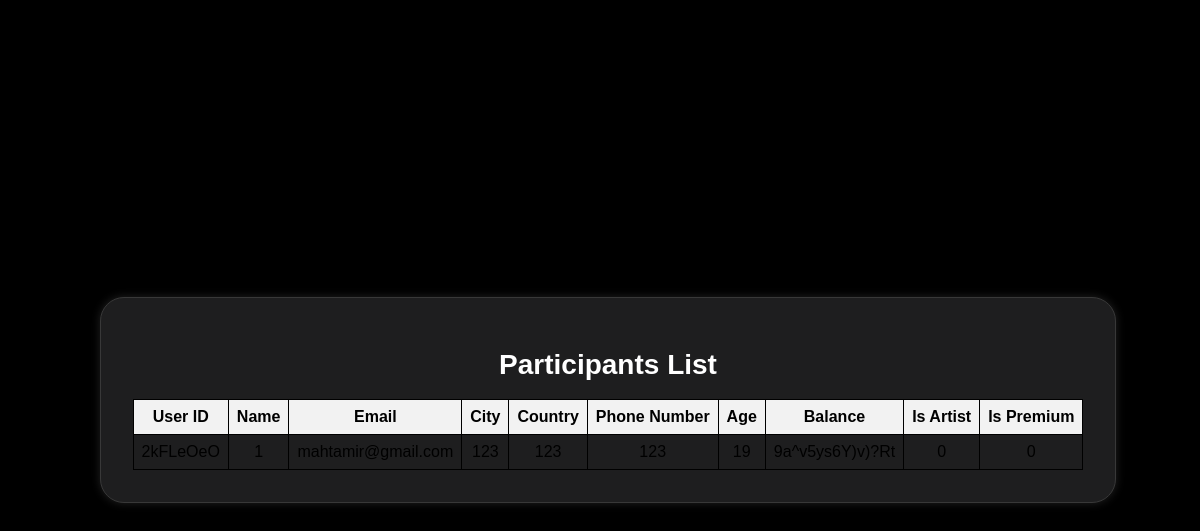
The page /participant on the database as committed earlier.
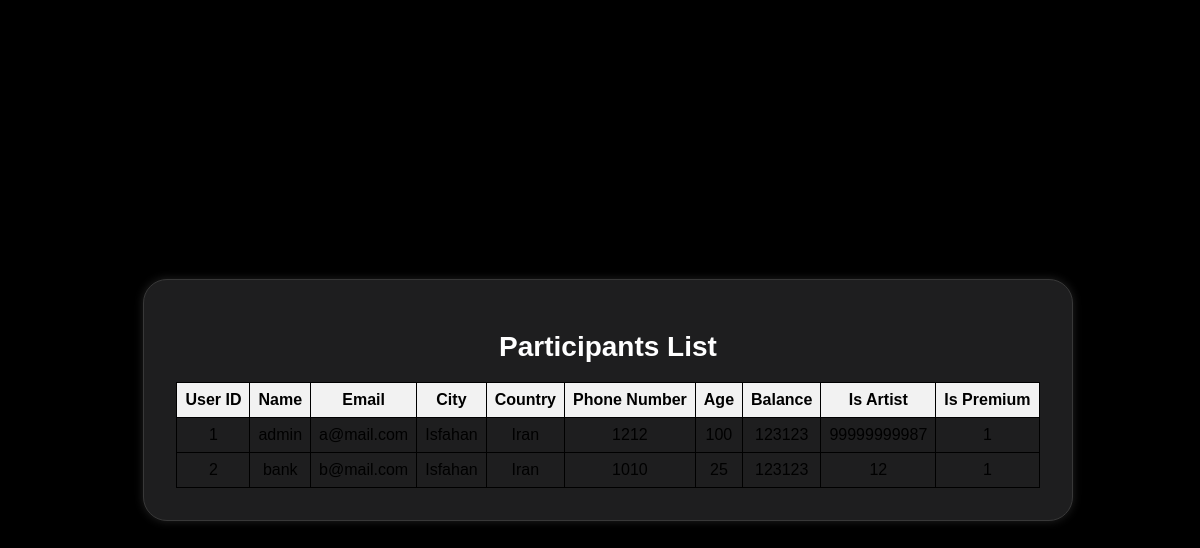
The same page on the database as committed later.
### tables this page shows
CREATE TABLE USERS (
            user_id TEXT PRIMARY KEY,
            name TEXT,
            email TEXT,
            city TEXT,
            country TEXT,
            phone TEXT,
            age INTEGER CHECK(age >= 9 AND age <= 120),
            password TEXT,
            balance INTEGER DEFAULT 0,
            is_artist BOOLEAN DEFAULT 0,
            is_premium BOOLEAN DEFAULT 0
        );

### app.py (the view)
@app.route("/participant")
def participants():
    with sqlite3.connect("database.db") as connect:
        cursor = connect.cursor()
        cursor.execute("SELECT * FROM USERS")
        data = cursor.fetchall()
    return render_template("participants.html", data=data)

### templates/participants.html (shortened to what this page needs)
<!DOCTYPE html>
<html>
  <head>
    <link
      rel="stylesheet"
      type="text/css"
      href="{{ url_for('static', filename='css/style.css') }}"
    />
  </head>
  <body>
    <div class="div-header">
      <h1>Participants List</h1>
      <table style="width: 100%">
        <tr>
          <th>User ID</th>
          <th>Name</th>
          <th>Email</th>
          <th>City</th>
          <th>Country</th>
          <th>Phone Number</th>
          <th>Age</th>
          <th>Balance</th>
          <th>Is Artist</th>
          <th>Is Premium</th>
        </tr>
        {% for participant in data %}
        <tr>
          <td>{{ participant[0] }}</td>
          <td>{{ participant[1] }}</td>
          <td>{{ participant[2] }}</td>
          <td>{{ participant[3] }}</td>
          <td>{{ participant[4] }}</td>
          <td>{{ participant[5] }}</td>
          <td>{{ participant[6] }}</td>
          <td>{{ participant[7] }}</td>
          <td>{{ participant[8] }}</td>
          <td>{{ participant[9] }}</td>
        </tr>
        {% endfor %}
      </table>
    </div>
  </body>
</html>

### static/css/style.css (style rules this page uses)
:root { --border-in: #f80; --border-out: hsl(0, 0%, 22%); --border-header: #383838; --background-main-card: #1e1e1f; --background-body: #000; --background-sub-div-card: #202022; --background-sub-div-card-2: rgba(44, 43, 43, 0.923); --background-header-title: hsl(240, 1%, 17%); --background-header-title-1: hsl(240, 1%, 20%); --box-shadow-1: 0 0 15px #111; --box-shadow-2: 0 0 10px #222; --box-shadow-3: 0 0 10px rgba(0, 0, 0, 0.722); font-family: "Poppins", sans-serif; --font-color-1: #fff; --font-color-2: #e2e2e2; --font-color-3: #d6d6d6bf; --font-size-0: 28px; --font-size-1: 26px; --font-size-2: 18px; --font-size-3: 16px; --font-size-4: 12px; }
body { background-color: var(--background-body); box-sizing: border-box; align-items: flex-start; margin: 0; display: flex; flex-direction: column; align-items: center; justify-content: center; min-height: 100vh; font-family: Arial, sans-serif; }
.div-header { position: sticky; bottom: 2rem; top: 2rem; display: inline-block; text-align: center; min-width: 16rem; background-color: var(--background-main-card); border: 1px solid var(--border-out); border-radius: 1.5rem; box-shadow: var(--box-shadow-2); padding: 2rem; margin: 2rem 1rem 2rem 2rem; }
.div-header h1 { font-size: var(--font-size-0); color: var(--font-color-1); }

### templates/participants.html (style rules this page uses)
table, th, td { border: 1px solid black; border-collapse: collapse; padding: 8px; }
th { background-color: #f2f2f2; }

Rows that differ between the two databases and show on the page:
removed USERS: user_id "2kFLeOeO", name "1", email "mahtamir@gmail.com", city "123", country "123", phone "123", age "19", password "9a^v5ys6Y)v)?Rt", balance "0", is_artist "0"
added USERS: user_id "1", name "admin", email "a@mail.com", city "Isfahan", country "Iran", phone "1212", age "100", password "123123", balance "99999999987", is_artist "1"
added USERS: user_id "2", name "bank", email "b@mail.com", city "Isfahan", country "Iran", phone "1010", age "25", password "123123", balance "12", is_artist "1"
